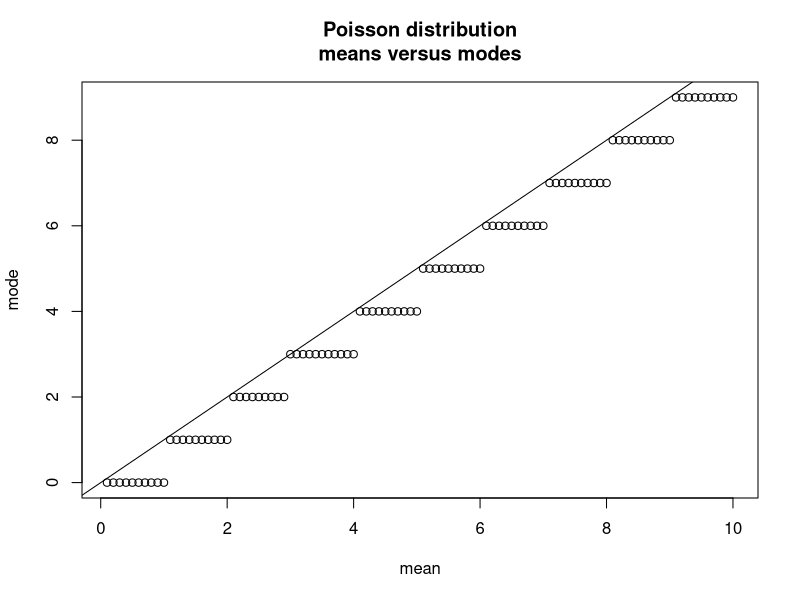
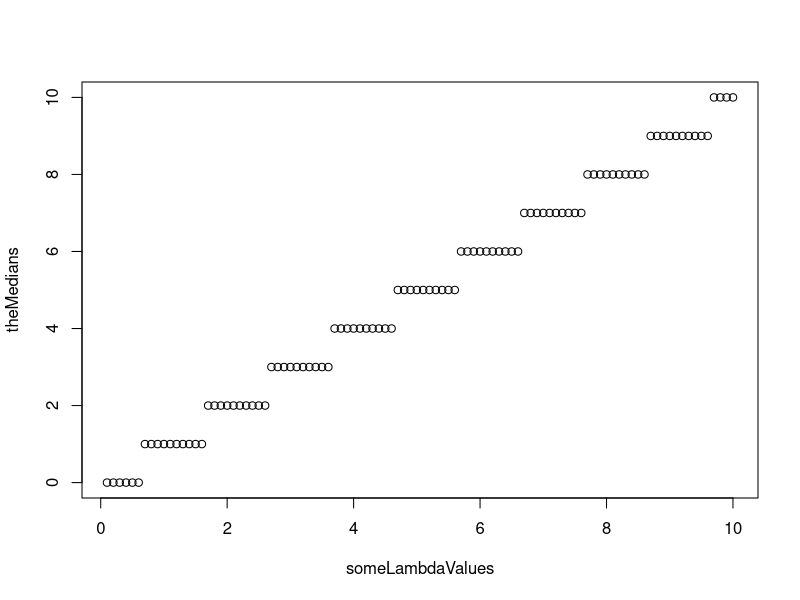
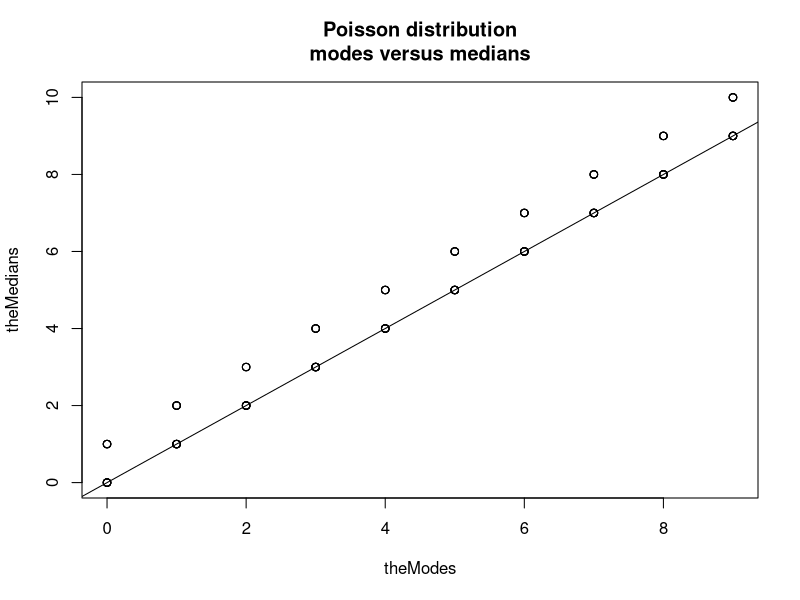

Recreate these plots in R, in order.
### mean versus mode for Poisson
someLambdaValues = seq(0.1,10,by = 0.1)

argmax = function(f, set, ...) {
  maximizers = which(f(set, ...) ==  max(f(set, ...)))
  return(set[maximizers][1])
}

theModes = sapply(someLambdaValues,
                 function(lam)
                   argmax(f=dpois, 
                          set=floor(lam/5):lam, 
                          lambda=lam) [1]
)
                 
plot(someLambdaValues, theModes,
     xlab="mean", ylab="mode")
abline(a=0, b=1)
title("Poisson distribution\nmeans versus modes")

##  median:
theMedians = qpois(1/2, someLambdaValues)
plot(someLambdaValues, theMedians)
plot(theModes, theMedians)
abline(a=0, b=1)
title("Poisson distribution\nmodes versus medians")
